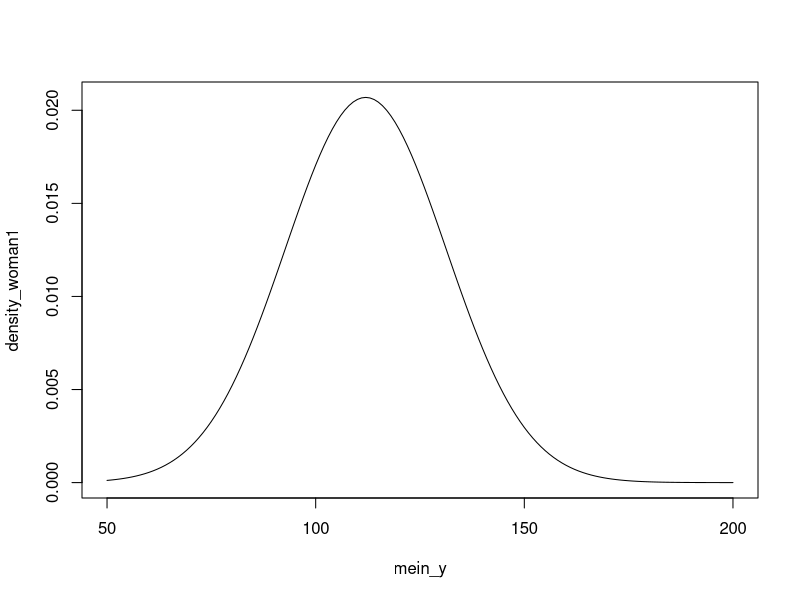
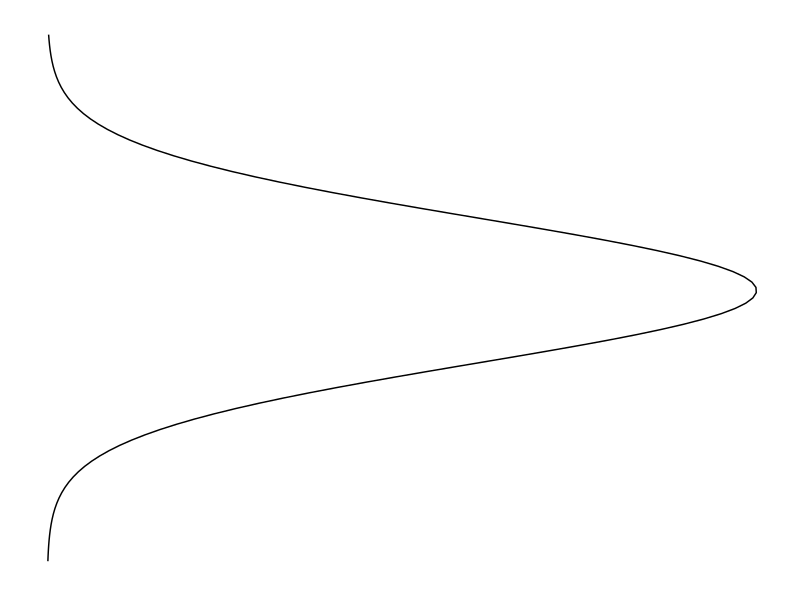
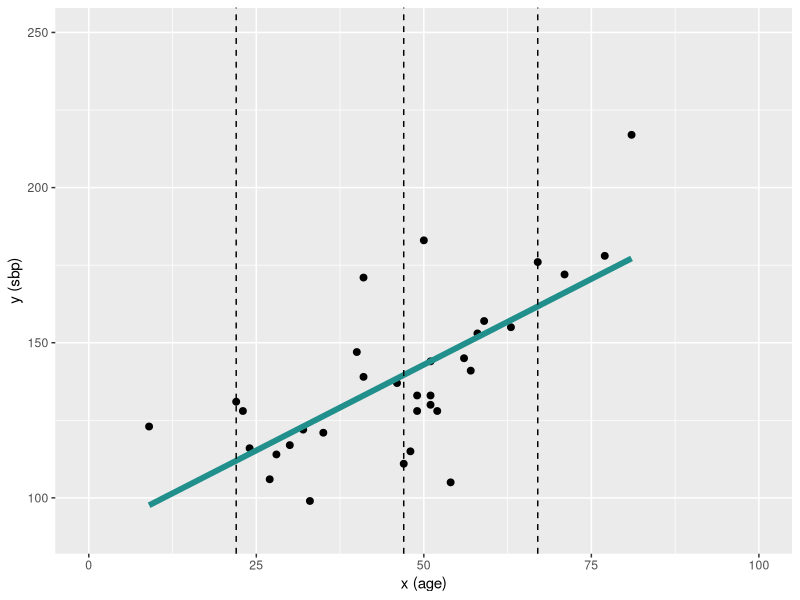
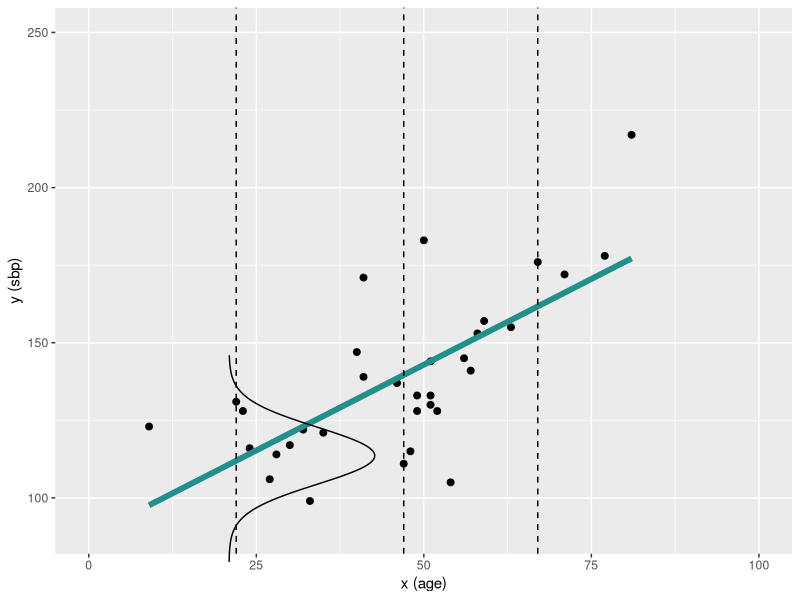

R code for these plots, in order: (Note: this script raises an error after producing the figures.)
library(ggplot2)
library(ggthemes)
library(ggpubr)

# our color scale for the book
cols = viridisLite::viridis(3)
liniendicke = 0.75
achsendicke = 1

#dat represents the data of american.woman
# x = age
# y = blood pressure
dat <- data.frame(x=c(22,41,52,23,41,54,24,46,56,27,47,57,28,48,58,9,49,59,30,49,63,32,50,67,33,51,71,35,51,77,40,51,81),
                  y=c(131,139,128,128,171,105,116,137,145,106,111,141,114,115,153,123,133,157,117,128,155,122,183,176,99,130,172,121,133,178,147,144,217))

# fit linear regression model - that is fitted mean values
fit = lm(y ~ x, data=dat)
summary(fit)
# Coefficients:
#   Estimate Std. Error t value Pr(>|t|)    
# (Intercept)   87.671     10.076   8.701 7.97e-10 ***
#   x           1.105      0.206    5.364 7.56e-06 ***
#   ---
#   Signif. codes:  0 '***' 0.001 '**' 0.01 '*' 0.05 '.' 0.1 ' ' 1
# 
# Residual standard error: 19.28 on 31 degrees of freedom


# get residuals - that is response minus fitted valus
dat$res <- residuals(lm(y ~ x, data=dat)) 

# select 3 women: first of age 22, second of age 47, third of age 67 
select = c(1,11,24)
selected_women = dat[select,]
#display ages of selected women
selected_women$x

# use our fitted model to predict blood pressure of the three selected women
pred = predict(fit, newdata = selected_women, se.fit = T)
#display fitted results
pred$fit
mean_woman1 = pred$fit[1]
sd_woman1 = pred$residual.scale  # standard deviation of prediction for woman 1

# plot deviation for woman 1
mein_y= 50:200
density_woman1 = dnorm(mein_y, mean = mean_woman1, sd = sd_woman1)
plot(mein_y, density_woman1, type = "l")


# p1 <- ggplot(data = data.frame(A = c(-2.5, 2.5)), aes(A)) + 
#   
#   stat_function(fun = dnorm, n = 101, args = list(mean = 0, sd = 0.75)) + 

p_w1 = ggplot(dat,aes(x=x, y=y)) + 
  xlim(c(40,180)) +
  stat_function(fun = dnorm, n = 101, args = list(mean = mean_woman1, sd = sd_woman1)) +
  rotate() +
  theme_transparent()
p_w1       

p_w1_grob <- ggplotGrob(p_w1)

density_selected_women = dnorm(mein_y, mean= select, sd = pred$residual.scale  )


p = ggplot(dat,aes(x=x, y=y)) + 
  geom_point(size=2) + 
  xlab('x (age)') +  # Beschriftung der x-Achse
  ylab('y (sbp)') +  # Beschriftung der y-Achse
  xlim(c(0,100)) +   # Altersrange auf x-Achse
  ylim(c(90,250)) +  # Blutdruckrange auf y-Achse
  # plot regression line
  #geom_abline(intercept = 87.6, slope=1.105, colour=cols[2], alpha=0.5, size=2) +
  geom_smooth(method="lm", colour=cols[2], alpha=0.5, size=2, fill=NA) +
  geom_vline(xintercept=selected_women$x, lty=2)  # add vertical lines for selected ages
  #theme_transparent()
#theme_hc(base_size = 30) 
p

# Insert p_w1_grob inside p
p + annotation_custom(grob = p_w1_grob, xmin = 18, xmax = 45, 
                       ymin = mean_woman1-40, ymax = mean_woman1+40) 

#save as pdf (with scale you change the thickness of lines, width=8.5cm is half a page width in the book)
ggsave(filename = "./figur 4.7.pdf",
       p1, width = 8.5, height = 7, units = "cm", scale = 1.5)
